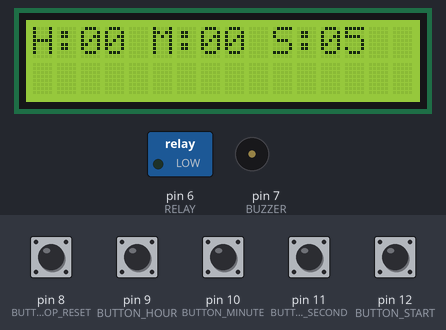
Bench run of a sketch on a simulated Arduino Uno, built with avr-gcc and run on an emulated ATmega328P. Parts: 16×2 character LCD, switched loads named in the sketch (green lamp = pin HIGH), buzzer (waves = sounding, pin HIGH). The inputs (shaded band) are chosen by the test bench; at power-on: pin 8 (BUTTON_STOP_RESET), pin 9 (BUTTON_HOUR), pin 10 (BUTTON_MINUTE), pin 11 (BUTTON_SECOND), pin 12 (BUTTON_START) LOW.

Above: at 1.5 s.
1.6 s: pin 12 (BUTTON_START) pulled HIGH for 0.15 s
At 2.4 s:
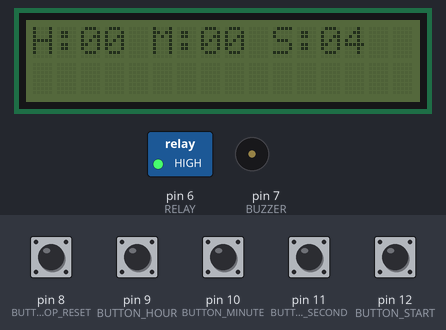
4.7 s: pin 8 (BUTTON_STOP_RESET) pulled HIGH for 1 s
At 6.6 s:
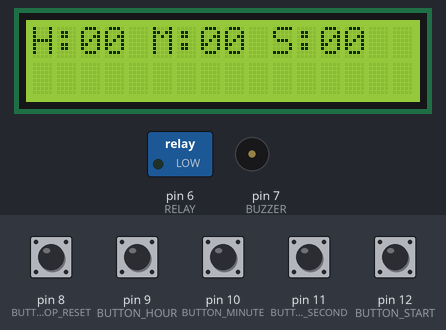
7.3 s: pin 9 (BUTTON_HOUR) pulled HIGH for 0.15 s
At 8.1 s:
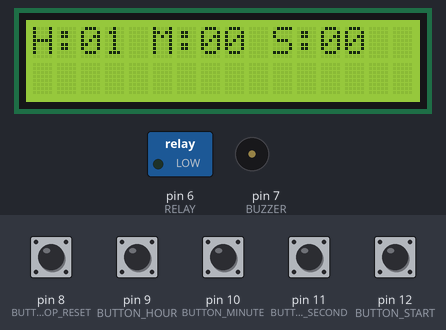
8.9 s: pin 10 (BUTTON_MINUTE) pulled HIGH for 0.15 s
At 9.3 s:
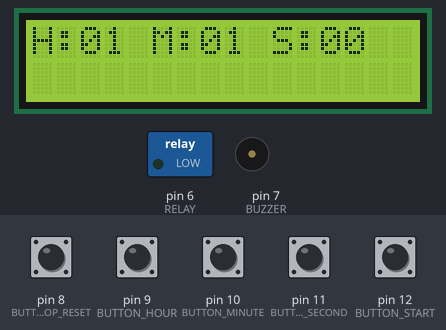
10.5 s: pin 11 (BUTTON_SECOND) pulled HIGH for 0.15 s
At 11.7 s:
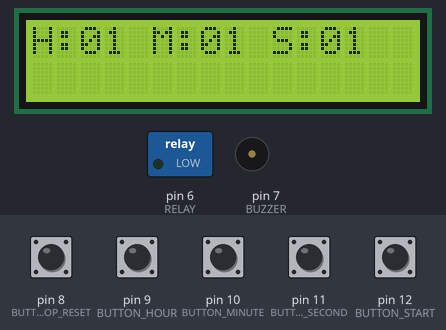
12.1 s: pin 9 (BUTTON_HOUR) pulled HIGH for 1 s
At 13.4 s:
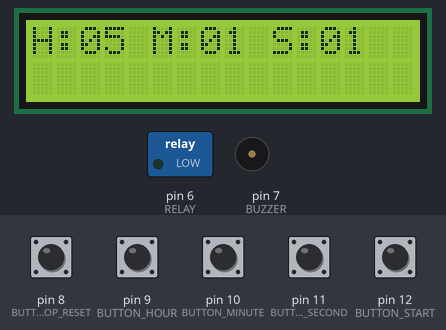
Timing chart, 0 to 15.1 s (numbered marks = the images above; inputs shaded):
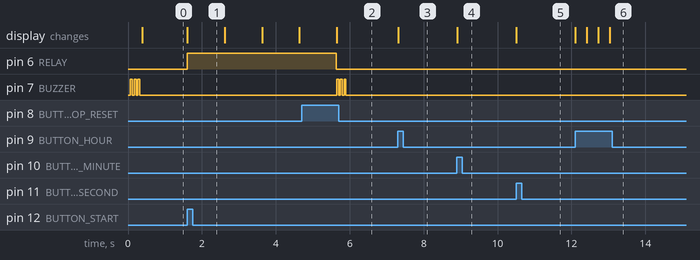

Measured:
- after the input at 1.6 s, pin 6 (RELAY): LOW → HIGH at once; the display: changes at once (image 1)
- after the input at 4.7 s, pin 6 (RELAY): HIGH → LOW after 0.94 s instead of 1.9 s
- after the input at 7.3 s, the display: changes at once (image 3)
- after the input at 8.9 s, the display: changes at once (image 4)
- after the input at 10.5 s, the display: changes at once (image 5)
- after the input at 12.1 s, the display: first changes at once (image 6 shows a later state)
- by itself, pin 7 (BUZZER): alternates HIGH for 0.05 s and LOW for 0.05 s, 6 changes in all, then stays LOW

The sketch:

IoTTimerPlugApp.ino
```cpp
/* for development */
boolean DEBUG = true;

/* LCD */
#include <Wire.h>
#include <LiquidCrystal_I2C.h>
LiquidCrystal_I2C lcd(0x27, 16, 2);  // set the LCD address to 0x27 for a 16 chars and 2 line display

/* Relay */
#define RELAY 6

/* Buzzer */
#define BUZZER 7

/* Button */
#define BUTTON_STOP_RESET 8
#define BUTTON_HOUR 9
#define BUTTON_MINUTE 10
#define BUTTON_SECOND 11
#define BUTTON_START 12

/* Tmp timer */
int hour = 0;
int minute = 0;
int second = 5;
boolean is_start = false;

void setup() {
  Serial.begin(9600);

  // lcd
  lcd.init();
  lcd.clear();
  lcd.backlight();


  // buzzer
  pinMode(BUZZER, OUTPUT);

  // relay
  pinMode(RELAY, OUTPUT);
  digitalWrite(RELAY, LOW);

  // button
  pinMode(BUTTON_HOUR, INPUT);
  pinMode(BUTTON_MINUTE, INPUT);
  pinMode(BUTTON_SECOND, INPUT);
  pinMode(BUTTON_START, INPUT);
  pinMode(BUTTON_STOP_RESET, INPUT);

  turnBuzzer(3, 50);

  initTime();
}

void initTime() {
  lcd.setCursor(0, 0);
  lcd.print("H:");

  if(hour < 10) {
    lcd.setCursor(2, 0);
    lcd.print("0" + (String) hour);
  } else {
    lcd.setCursor(2, 0);
    lcd.print((String) hour);
  }

  lcd.setCursor(5, 0);
  lcd.print("M:");

  if(minute < 10) {
    lcd.setCursor(7, 0);
    lcd.print("0" + (String) minute);
  } else {
    lcd.setCursor(7, 0);
    lcd.print((String) minute);
  }

  lcd.setCursor(10, 0);
  lcd.print("S:");

  if(second < 10) {
    lcd.setCursor(12, 0);
    lcd.print("0" + (String) second);
  } else {
    lcd.setCursor(12, 0);
    lcd.print((String) second);
  }
}

void loop() {
  //BUTTON START
  if (digitalRead(BUTTON_START) == HIGH) {
    if (second > 0 || minute > 0 || hour > 0) {
      is_start = true;
    }
  }

  //validate start
  if (is_start) {
    startTimer();
  }

  //button stop
  if (digitalRead(BUTTON_STOP_RESET) == HIGH && is_start == true) {
    stopTimer();
  }

  //button reset
  if (digitalRead(BUTTON_STOP_RESET) == HIGH && is_start == false) {
    hour = 0;
    minute = 0;
    second = 0;

    updateTime();
    delay(300);
  }


  //update hour
  if (digitalRead(BUTTON_HOUR) == HIGH && is_start == false) {
    if (hour >= 23)
      hour = 0;
    else
      hour++;

    updateTime();
    delay(300);
  }

  //update minute
  if (digitalRead(BUTTON_MINUTE) == HIGH && is_start == false) {
    if (minute >= 59)
      minute = 0;
    else
      minute++;

    updateTime();
    delay(300);
  }

  //update second
  if (digitalRead(BUTTON_SECOND) == HIGH && is_start == false) {
    if (second >= 59)
      second = 0;
    else
      second++;

    updateTime();
    delay(300);
  }
}

void startTimer() {
  if (second == 0 && minute == 0 && hour == 0) {
    stopTimer();
    return;
  }

  //start relay
  digitalWrite(RELAY, HIGH);

  //set lcd not backlight
  lcd.noBacklight();

  if (second == 0) {
    second = 59;

    if (minute == 0) {
      minute = 59;
      hour--;
    } else {
      minute--;
    }

  } else {
    second--;
  }

  updateTime();
  delay(1000);
}

void stopTimer() {
  hour = 0;
  minute = 0;
  second = 0;

  //start relay
  digitalWrite(RELAY, LOW);

  //set lcd backlight
  lcd.backlight();

  updateTime();
  turnBuzzer(3, 50);
  is_start = false;

  return;
}

void updateTime() {
  if(hour < 10) {
    lcd.setCursor(2, 0);
    lcd.print("0" + (String) hour);
  } else {
    lcd.setCursor(2, 0);
    lcd.print((String) hour);
  }

  if(minute < 10) {
    lcd.setCursor(7, 0);
    lcd.print("0" + (String) minute);
  } else {
    lcd.setCursor(7, 0);
    lcd.print((String) minute);
  }

  if(second < 10) {
    lcd.setCursor(12, 0);
    lcd.print("0" + (String) second);
  } else {
    lcd.setCursor(12, 0);
    lcd.print((String) second);
  }
}

// function for turning buzzer
void turnBuzzer(size_t looping, int delayTime) {
  for (size_t i = 0; i < looping; i++) {
    digitalWrite(BUZZER, HIGH);
    delay(delayTime);
    digitalWrite(BUZZER, LOW);
    delay(delayTime);
  }
}

// function for print
void print(String text, uint8_t row) {
  lcd.clear();
  lcd.setCursor(0, (row - 1));
  lcd.print(text);
}

//function for debug
void debug(String text) {
  if (DEBUG) {
    Serial.println(text);
  }
}
```
